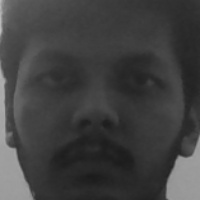
#> input picture face-recog/face_data/faces1.jpg, 200 x 200 px, found by its file name
$ python face_2.py
#> lines starting #> are read from the running program, lines starting #| are printed output that depends on the picture; after the words box and inside, x2 and y2 are one past the last pixel; in counts of white or black regions, pixels touching at a corner belong together
import cv2
import numpy as np
from os import listdir
from os.path import isfile,join

data_path='C:/Users/Akash/Desktop/project/face-recog/face_data/'
onlyfiles=[f for f in listdir(data_path) if isfile(join(data_path,f))]

training_data,labels=[],[]

for i,files in enumerate(onlyfiles):
    image_path=data_path+onlyfiles[i]
    images=cv2.imread(image_path,cv2.IMREAD_GRAYSCALE)
#> images is the input picture: shape (200, 200); min 26, max 191, mean 64.4
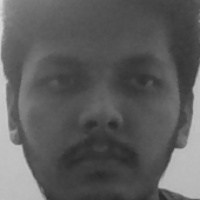
#> input picture face-recog/face_data/faces12.jpg, 200 x 200 px, given in place of the camera
#> further down, frame is the input picture: shape (200, 200, 3); min 38, max 218, mean 92.9
    training_data.append(np.asarray(images,dtype=np.uint8))
    labels.append(i)

labels=np.asarray(labels,dtype=np.int32)
model=cv2.face.LBPHFaceRecognizer_create()
model.train(np.asarray(training_data),np.asarray(labels))
print("Model training complete!!")


face_classifier=cv2.CascadeClassifier('C:/Users/Akash/AppData/Local/Programs/Python/Python37-32/Lib/site-packages/cv2/data/haarcascade_frontalface_default.xml')

def face_detector(img,size=0.5):
#> called with size = 0.5
    gray=cv2.cvtColor(img,cv2.COLOR_BGR2GRAY)
    faces=face_classifier.detectMultiScale(gray,1.5,5)
#> faces = [[8, 12, 182, 182]]


    if faces is():
        return img,[]

    for (x,y,w,h) in faces:
        cv2.rectangle(img,(x,y),(x+w,y+h),(0,255,255),2)
        roi=img[y:y+h,x:x+w]
        roi=cv2.resize(roi,(200,200))
#> this loop made 1 pass
#> pass 1, in face_detector, `roi=img[y:y+h,x:x+w]`:
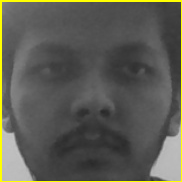
#> roi: shape (182, 182, 3); mean B, G, R 83.2, 91.5, 91.5
#> after the loop:
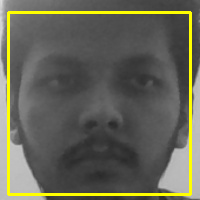
#> img: shape (200, 200, 3); 5.45% of pixels changed, all inside (x1, y1, x2, y2) = (7, 11, 192, 196)
    return img,roi


cap=cv2.VideoCapture(0)

while True:
    ret,frame=cap.read()
    image,face=face_detector(frame)


    try:
        face=cv2.cvtColor(face,cv2.COLOR_BGR2GRAY)
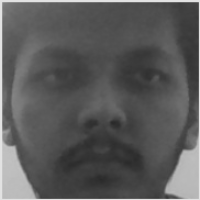
#> face: shape (200, 200); min 41, max 226, mean 90.5
        result=model.predict(face)
#> result = (3, 26.94)


        if result[1]<500:
            confidence=int(100*(1-(result[1])/300))
#> confidence = 91
            display_string=str(confidence)+'% confidence it is user'
#> display_string = '91% confidence it is user'
        cv2.putText(image,display_string,(100,120),cv2.FONT_HERSHEY_COMPLEX,1,(250,120,255),2)
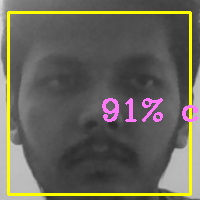
#> image: shape (200, 200, 3); 1.85% of pixels changed, all inside (x1, y1, x2, y2) = (102, 98, 198, 122)


        if confidence>75:
            cv2.putText(image,"Unlocked", (250, 450), cv2.FONT_HERSHEY_COMPLEX, 1, (0, 255, 0), 2)
            cv2.imshow('Face cropper',image)
        else:
            cv2.putText(image, "locked", (250, 450), cv2.FONT_HERSHEY_COMPLEX, 1, (0, 0, 255), 2)
            cv2.imshow('Face cropper', image)


    except:
        cv2.putText(image, "Face not found", (250, 450), cv2.FONT_HERSHEY_COMPLEX, 1, (255, 0, 0), 2)
        cv2.imshow('Face cropper', image)
        pass
    if cv2.waitKey(1)==13:
#> (key Esc is pressed here)
        break
cap.release()
cv2.destroyAllWindows()
